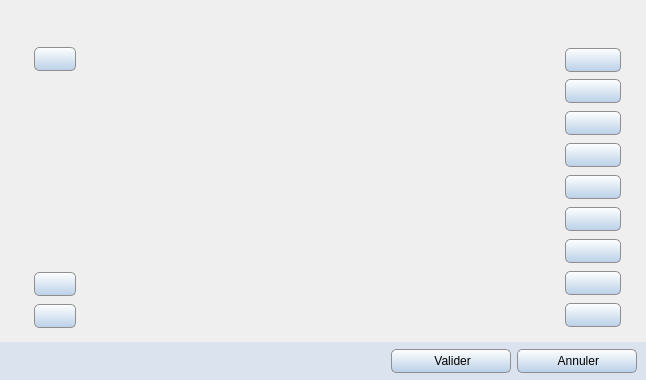
<?xml version="1.0" encoding="UTF-8"?>
<ui version="4.0">
 <class>Attribute235</class>
 <widget class="QWidget" name="Attribute235">
  <property name="geometry">
   <rect>
    <x>0</x>
    <y>0</y>
    <width>646</width>
    <height>380</height>
   </rect>
  </property>
  <widget class="QPushButton" name="bt_su">
   <property name="geometry">
    <rect>
     <x>34</x>
     <y>47</y>
     <width>42</width>
     <height>24</height>
    </rect>
   </property>
   <property name="font">
    <font>
     <family>Segoe UI</family>
     <pointsize>9</pointsize>
    </font>
   </property>
   <property name="styleSheet">
    <string notr="true">QPushButton{border: 1px solid #8f8f91; border-radius:5px ; background-color: qlineargradient(spread:pad, x1:0, y1:0, x2:0, y2:1, stop:0 #FFFFFF, stop:1 #BAD0E7); }
QPushButton:checked{background-color: qlineargradient(spread:pad, x1:0, y1:0, x2:0, y2:1, stop:0 #8FADCC, stop:1 #F8F8F8); }
QPushButton:hover:!checked{background-color: qlineargradient(spread:pad, x1:0, y1:0, x2:0, y2:1, stop:0 #F8F8F8, stop:1 #8FADCC); }
QPushButton:hover::checked{background-color: qlineargradient(spread:pad, x1:0, y1:0, x2:0, y2:1, stop:0 #BAD0E7, stop:1 #FFFFFF); }</string>
   </property>
   <property name="checkable">
    <bool>true</bool>
   </property>
   <attribute name="buttonGroup">
    <string notr="true">buttonGroup</string>
   </attribute>
  </widget>
  <widget class="QPushButton" name="bt_sit">
   <property name="geometry">
    <rect>
     <x>34</x>
     <y>272</y>
     <width>42</width>
     <height>24</height>
    </rect>
   </property>
   <property name="font">
    <font>
     <family>Segoe UI</family>
     <pointsize>9</pointsize>
    </font>
   </property>
   <property name="styleSheet">
    <string notr="true">QPushButton{border: 1px solid #8f8f91; border-radius:5px ; background-color: qlineargradient(spread:pad, x1:0, y1:0, x2:0, y2:1, stop:0 #FFFFFF, stop:1 #BAD0E7); }
QPushButton:checked{background-color: qlineargradient(spread:pad, x1:0, y1:0, x2:0, y2:1, stop:0 #8FADCC, stop:1 #F8F8F8); }
QPushButton:hover:!checked{background-color: qlineargradient(spread:pad, x1:0, y1:0, x2:0, y2:1, stop:0 #F8F8F8, stop:1 #8FADCC); }
QPushButton:hover::checked{background-color: qlineargradient(spread:pad, x1:0, y1:0, x2:0, y2:1, stop:0 #BAD0E7, stop:1 #FFFFFF); }</string>
   </property>
   <property name="checkable">
    <bool>true</bool>
   </property>
   <attribute name="buttonGroup">
    <string notr="true">buttonGroup</string>
   </attribute>
  </widget>
  <widget class="QPushButton" name="bt_sd">
   <property name="geometry">
    <rect>
     <x>34</x>
     <y>304</y>
     <width>42</width>
     <height>24</height>
    </rect>
   </property>
   <property name="font">
    <font>
     <family>Segoe UI</family>
     <pointsize>9</pointsize>
    </font>
   </property>
   <property name="styleSheet">
    <string notr="true">QPushButton{border: 1px solid #8f8f91; border-radius:5px ; background-color: qlineargradient(spread:pad, x1:0, y1:0, x2:0, y2:1, stop:0 #FFFFFF, stop:1 #BAD0E7); }
QPushButton:checked{background-color: qlineargradient(spread:pad, x1:0, y1:0, x2:0, y2:1, stop:0 #8FADCC, stop:1 #F8F8F8); }
QPushButton:hover:!checked{background-color: qlineargradient(spread:pad, x1:0, y1:0, x2:0, y2:1, stop:0 #F8F8F8, stop:1 #8FADCC); }
QPushButton:hover::checked{background-color: qlineargradient(spread:pad, x1:0, y1:0, x2:0, y2:1, stop:0 #BAD0E7, stop:1 #FFFFFF); }</string>
   </property>
   <property name="checkable">
    <bool>true</bool>
   </property>
   <attribute name="buttonGroup">
    <string notr="true">buttonGroup</string>
   </attribute>
  </widget>
  <widget class="QPushButton" name="bt_su1">
   <property name="geometry">
    <rect>
     <x>565</x>
     <y>48</y>
     <width>56</width>
     <height>24</height>
    </rect>
   </property>
   <property name="font">
    <font>
     <family>Segoe UI</family>
     <pointsize>9</pointsize>
    </font>
   </property>
   <property name="styleSheet">
    <string notr="true">QPushButton{border: 1px solid #8f8f91; border-radius:5px ; background-color: qlineargradient(spread:pad, x1:0, y1:0, x2:0, y2:1, stop:0 #FFFFFF, stop:1 #BAD0E7); }
QPushButton:checked{background-color: qlineargradient(spread:pad, x1:0, y1:0, x2:0, y2:1, stop:0 #8FADCC, stop:1 #F8F8F8); }
QPushButton:hover:!checked{background-color: qlineargradient(spread:pad, x1:0, y1:0, x2:0, y2:1, stop:0 #F8F8F8, stop:1 #8FADCC); }
QPushButton:hover::checked{background-color: qlineargradient(spread:pad, x1:0, y1:0, x2:0, y2:1, stop:0 #BAD0E7, stop:1 #FFFFFF); }</string>
   </property>
   <property name="checkable">
    <bool>true</bool>
   </property>
   <attribute name="buttonGroup">
    <string notr="true">buttonGroup</string>
   </attribute>
  </widget>
  <widget class="QPushButton" name="bt_su2">
   <property name="geometry">
    <rect>
     <x>565</x>
     <y>79</y>
     <width>56</width>
     <height>24</height>
    </rect>
   </property>
   <property name="font">
    <font>
     <family>Segoe UI</family>
     <pointsize>9</pointsize>
    </font>
   </property>
   <property name="styleSheet">
    <string notr="true">QPushButton{border: 1px solid #8f8f91; border-radius:5px ; background-color: qlineargradient(spread:pad, x1:0, y1:0, x2:0, y2:1, stop:0 #FFFFFF, stop:1 #BAD0E7); }
QPushButton:checked{background-color: qlineargradient(spread:pad, x1:0, y1:0, x2:0, y2:1, stop:0 #8FADCC, stop:1 #F8F8F8); }
QPushButton:hover:!checked{background-color: qlineargradient(spread:pad, x1:0, y1:0, x2:0, y2:1, stop:0 #F8F8F8, stop:1 #8FADCC); }
QPushButton:hover::checked{background-color: qlineargradient(spread:pad, x1:0, y1:0, x2:0, y2:1, stop:0 #BAD0E7, stop:1 #FFFFFF); }</string>
   </property>
   <property name="checkable">
    <bool>true</bool>
   </property>
   <attribute name="buttonGroup">
    <string notr="true">buttonGroup</string>
   </attribute>
  </widget>
  <widget class="QPushButton" name="bt_su3">
   <property name="geometry">
    <rect>
     <x>565</x>
     <y>111</y>
     <width>56</width>
     <height>24</height>
    </rect>
   </property>
   <property name="font">
    <font>
     <family>Segoe UI</family>
     <pointsize>9</pointsize>
    </font>
   </property>
   <property name="styleSheet">
    <string notr="true">QPushButton{border: 1px solid #8f8f91; border-radius:5px ; background-color: qlineargradient(spread:pad, x1:0, y1:0, x2:0, y2:1, stop:0 #FFFFFF, stop:1 #BAD0E7); }
QPushButton:checked{background-color: qlineargradient(spread:pad, x1:0, y1:0, x2:0, y2:1, stop:0 #8FADCC, stop:1 #F8F8F8); }
QPushButton:hover:!checked{background-color: qlineargradient(spread:pad, x1:0, y1:0, x2:0, y2:1, stop:0 #F8F8F8, stop:1 #8FADCC); }
QPushButton:hover::checked{background-color: qlineargradient(spread:pad, x1:0, y1:0, x2:0, y2:1, stop:0 #BAD0E7, stop:1 #FFFFFF); }</string>
   </property>
   <property name="checkable">
    <bool>true</bool>
   </property>
   <attribute name="buttonGroup">
    <string notr="true">buttonGroup</string>
   </attribute>
  </widget>
  <widget class="QPushButton" name="bt_su4">
   <property name="geometry">
    <rect>
     <x>565</x>
     <y>143</y>
     <width>56</width>
     <height>24</height>
    </rect>
   </property>
   <property name="font">
    <font>
     <family>Segoe UI</family>
     <pointsize>9</pointsize>
    </font>
   </property>
   <property name="styleSheet">
    <string notr="true">QPushButton{border: 1px solid #8f8f91; border-radius:5px ; background-color: qlineargradient(spread:pad, x1:0, y1:0, x2:0, y2:1, stop:0 #FFFFFF, stop:1 #BAD0E7); }
QPushButton:checked{background-color: qlineargradient(spread:pad, x1:0, y1:0, x2:0, y2:1, stop:0 #8FADCC, stop:1 #F8F8F8); }
QPushButton:hover:!checked{background-color: qlineargradient(spread:pad, x1:0, y1:0, x2:0, y2:1, stop:0 #F8F8F8, stop:1 #8FADCC); }
QPushButton:hover::checked{background-color: qlineargradient(spread:pad, x1:0, y1:0, x2:0, y2:1, stop:0 #BAD0E7, stop:1 #FFFFFF); }</string>
   </property>
   <property name="checkable">
    <bool>true</bool>
   </property>
   <attribute name="buttonGroup">
    <string notr="true">buttonGroup</string>
   </attribute>
  </widget>
  <widget class="QPushButton" name="bt_su5">
   <property name="geometry">
    <rect>
     <x>565</x>
     <y>175</y>
     <width>56</width>
     <height>24</height>
    </rect>
   </property>
   <property name="font">
    <font>
     <family>Segoe UI</family>
     <pointsize>9</pointsize>
    </font>
   </property>
   <property name="styleSheet">
    <string notr="true">QPushButton{border: 1px solid #8f8f91; border-radius:5px ; background-color: qlineargradient(spread:pad, x1:0, y1:0, x2:0, y2:1, stop:0 #FFFFFF, stop:1 #BAD0E7); }
QPushButton:checked{background-color: qlineargradient(spread:pad, x1:0, y1:0, x2:0, y2:1, stop:0 #8FADCC, stop:1 #F8F8F8); }
QPushButton:hover:!checked{background-color: qlineargradient(spread:pad, x1:0, y1:0, x2:0, y2:1, stop:0 #F8F8F8, stop:1 #8FADCC); }
QPushButton:hover::checked{background-color: qlineargradient(spread:pad, x1:0, y1:0, x2:0, y2:1, stop:0 #BAD0E7, stop:1 #FFFFFF); }</string>
   </property>
   <property name="checkable">
    <bool>true</bool>
   </property>
   <attribute name="buttonGroup">
    <string notr="true">buttonGroup</string>
   </attribute>
  </widget>
  <widget class="QPushButton" name="bt_su6">
   <property name="geometry">
    <rect>
     <x>565</x>
     <y>207</y>
     <width>56</width>
     <height>24</height>
    </rect>
   </property>
   <property name="font">
    <font>
     <family>Segoe UI</family>
     <pointsize>9</pointsize>
    </font>
   </property>
   <property name="styleSheet">
    <string notr="true">QPushButton{border: 1px solid #8f8f91; border-radius:5px ; background-color: qlineargradient(spread:pad, x1:0, y1:0, x2:0, y2:1, stop:0 #FFFFFF, stop:1 #BAD0E7); }
QPushButton:checked{background-color: qlineargradient(spread:pad, x1:0, y1:0, x2:0, y2:1, stop:0 #8FADCC, stop:1 #F8F8F8); }
QPushButton:hover:!checked{background-color: qlineargradient(spread:pad, x1:0, y1:0, x2:0, y2:1, stop:0 #F8F8F8, stop:1 #8FADCC); }
QPushButton:hover::checked{background-color: qlineargradient(spread:pad, x1:0, y1:0, x2:0, y2:1, stop:0 #BAD0E7, stop:1 #FFFFFF); }</string>
   </property>
   <property name="checkable">
    <bool>true</bool>
   </property>
   <attribute name="buttonGroup">
    <string notr="true">buttonGroup</string>
   </attribute>
  </widget>
  <widget class="QPushButton" name="bt_su7">
   <property name="geometry">
    <rect>
     <x>565</x>
     <y>239</y>
     <width>56</width>
     <height>24</height>
    </rect>
   </property>
   <property name="font">
    <font>
     <family>Segoe UI</family>
     <pointsize>9</pointsize>
    </font>
   </property>
   <property name="styleSheet">
    <string notr="true">QPushButton{border: 1px solid #8f8f91; border-radius:5px ; background-color: qlineargradient(spread:pad, x1:0, y1:0, x2:0, y2:1, stop:0 #FFFFFF, stop:1 #BAD0E7); }
QPushButton:checked{background-color: qlineargradient(spread:pad, x1:0, y1:0, x2:0, y2:1, stop:0 #8FADCC, stop:1 #F8F8F8); }
QPushButton:hover:!checked{background-color: qlineargradient(spread:pad, x1:0, y1:0, x2:0, y2:1, stop:0 #F8F8F8, stop:1 #8FADCC); }
QPushButton:hover::checked{background-color: qlineargradient(spread:pad, x1:0, y1:0, x2:0, y2:1, stop:0 #BAD0E7, stop:1 #FFFFFF); }</string>
   </property>
   <property name="checkable">
    <bool>true</bool>
   </property>
   <attribute name="buttonGroup">
    <string notr="true">buttonGroup</string>
   </attribute>
  </widget>
  <widget class="QPushButton" name="bt_st">
   <property name="geometry">
    <rect>
     <x>565</x>
     <y>271</y>
     <width>56</width>
     <height>24</height>
    </rect>
   </property>
   <property name="font">
    <font>
     <family>Segoe UI</family>
     <pointsize>9</pointsize>
    </font>
   </property>
   <property name="styleSheet">
    <string notr="true">QPushButton{border: 1px solid #8f8f91; border-radius:5px ; background-color: qlineargradient(spread:pad, x1:0, y1:0, x2:0, y2:1, stop:0 #FFFFFF, stop:1 #BAD0E7); }
QPushButton:checked{background-color: qlineargradient(spread:pad, x1:0, y1:0, x2:0, y2:1, stop:0 #8FADCC, stop:1 #F8F8F8); }
QPushButton:hover:!checked{background-color: qlineargradient(spread:pad, x1:0, y1:0, x2:0, y2:1, stop:0 #F8F8F8, stop:1 #8FADCC); }
QPushButton:hover::checked{background-color: qlineargradient(spread:pad, x1:0, y1:0, x2:0, y2:1, stop:0 #BAD0E7, stop:1 #FFFFFF); }</string>
   </property>
   <property name="checkable">
    <bool>true</bool>
   </property>
   <attribute name="buttonGroup">
    <string notr="true">buttonGroup</string>
   </attribute>
  </widget>
  <widget class="QPushButton" name="bt_sd2">
   <property name="geometry">
    <rect>
     <x>565</x>
     <y>303</y>
     <width>56</width>
     <height>24</height>
    </rect>
   </property>
   <property name="font">
    <font>
     <family>Segoe UI</family>
     <pointsize>9</pointsize>
    </font>
   </property>
   <property name="styleSheet">
    <string notr="true">QPushButton{border: 1px solid #8f8f91; border-radius:5px ; background-color: qlineargradient(spread:pad, x1:0, y1:0, x2:0, y2:1, stop:0 #FFFFFF, stop:1 #BAD0E7); }
QPushButton:checked{background-color: qlineargradient(spread:pad, x1:0, y1:0, x2:0, y2:1, stop:0 #8FADCC, stop:1 #F8F8F8); }
QPushButton:hover:!checked{background-color: qlineargradient(spread:pad, x1:0, y1:0, x2:0, y2:1, stop:0 #F8F8F8, stop:1 #8FADCC); }
QPushButton:hover::checked{background-color: qlineargradient(spread:pad, x1:0, y1:0, x2:0, y2:1, stop:0 #BAD0E7, stop:1 #FFFFFF); }</string>
   </property>
   <property name="checkable">
    <bool>true</bool>
   </property>
   <attribute name="buttonGroup">
    <string notr="true">buttonGroup</string>
   </attribute>
  </widget>
  <widget class="QWidget" name="fond" native="true">
   <property name="geometry">
    <rect>
     <x>0</x>
     <y>342</y>
     <width>646</width>
     <height>38</height>
    </rect>
   </property>
   <property name="minimumSize">
    <size>
     <width>0</width>
     <height>38</height>
    </size>
   </property>
   <property name="maximumSize">
    <size>
     <width>16777215</width>
     <height>38</height>
    </size>
   </property>
   <property name="styleSheet">
    <string notr="true">QWidget#fond{background: #DBE4EE}</string>
   </property>
   <layout class="QHBoxLayout" name="horizontalLayout_3">
    <property name="topMargin">
     <number>0</number>
    </property>
    <property name="rightMargin">
     <number>9</number>
    </property>
    <property name="bottomMargin">
     <number>0</number>
    </property>
    <item>
     <spacer name="horizontalSpacer_2">
      <property name="orientation">
       <enum>Qt::Horizontal</enum>
      </property>
      <property name="sizeHint" stdset="0">
       <size>
        <width>60</width>
        <height>20</height>
       </size>
      </property>
     </spacer>
    </item>
    <item>
     <widget class="QPushButton" name="bt_valider">
      <property name="minimumSize">
       <size>
        <width>120</width>
        <height>24</height>
       </size>
      </property>
      <property name="font">
       <font>
        <family>Segoe UI</family>
        <pointsize>9</pointsize>
       </font>
      </property>
      <property name="styleSheet">
       <string notr="true">QPushButton{border: 1px solid #8f8f91; border-radius: 5px ; padding-right: 10px; padding-left: 10px; background-color: qlineargradient(spread:pad, x1:0, y1:0, x2:0, y2:1, stop:0 #FFFFFF, stop:1 #BAD0E7); }
QPushButton:hover{background-color: qlineargradient(spread:pad, x1:0, y1:0, x2:0, y2:1, stop:0 #F8F8F8, stop:1 #8FADCC); }
QPushButton:pressed{background-color: qlineargradient(spread:pad, x1:0, y1:0, x2:0, y2:1, stop:0 #8FADCC, stop:1 #F8F8F8); }</string>
      </property>
      <property name="text">
       <string> Valider</string>
      </property>
      <property name="iconSize">
       <size>
        <width>18</width>
        <height>18</height>
       </size>
      </property>
      <property name="shortcut">
       <string notr="true">Ctrl+S</string>
      </property>
     </widget>
    </item>
    <item>
     <widget class="QPushButton" name="bt_quitter">
      <property name="minimumSize">
       <size>
        <width>120</width>
        <height>24</height>
       </size>
      </property>
      <property name="font">
       <font>
        <family>Segoe UI</family>
        <pointsize>9</pointsize>
       </font>
      </property>
      <property name="styleSheet">
       <string notr="true">QPushButton{border: 1px solid #8f8f91; border-radius: 5px ; padding-right: 10px; padding-left: 10px; background-color: qlineargradient(spread:pad, x1:0, y1:0, x2:0, y2:1, stop:0 #FFFFFF, stop:1 #BAD0E7); }
QPushButton:hover{background-color: qlineargradient(spread:pad, x1:0, y1:0, x2:0, y2:1, stop:0 #F8F8F8, stop:1 #8FADCC); }
QPushButton:pressed{background-color: qlineargradient(spread:pad, x1:0, y1:0, x2:0, y2:1, stop:0 #8FADCC, stop:1 #F8F8F8); }</string>
      </property>
      <property name="text">
       <string> Annuler</string>
      </property>
      <property name="iconSize">
       <size>
        <width>18</width>
        <height>18</height>
       </size>
      </property>
      <property name="shortcut">
       <string notr="true">Esc</string>
      </property>
     </widget>
    </item>
   </layout>
  </widget>
 </widget>
 <tabstops>
  <tabstop>bt_su</tabstop>
  <tabstop>bt_su1</tabstop>
  <tabstop>bt_su2</tabstop>
  <tabstop>bt_su3</tabstop>
  <tabstop>bt_su4</tabstop>
  <tabstop>bt_su5</tabstop>
  <tabstop>bt_su6</tabstop>
  <tabstop>bt_su7</tabstop>
  <tabstop>bt_sit</tabstop>
  <tabstop>bt_st</tabstop>
  <tabstop>bt_sd</tabstop>
  <tabstop>bt_sd2</tabstop>
  <tabstop>bt_valider</tabstop>
  <tabstop>bt_quitter</tabstop>
 </tabstops>
 <resources>
  <include location="../icones/icons.qrc"/>
 </resources>
 <connections/>
 <buttongroups>
  <buttongroup name="buttonGroup"/>
 </buttongroups>
</ui>
